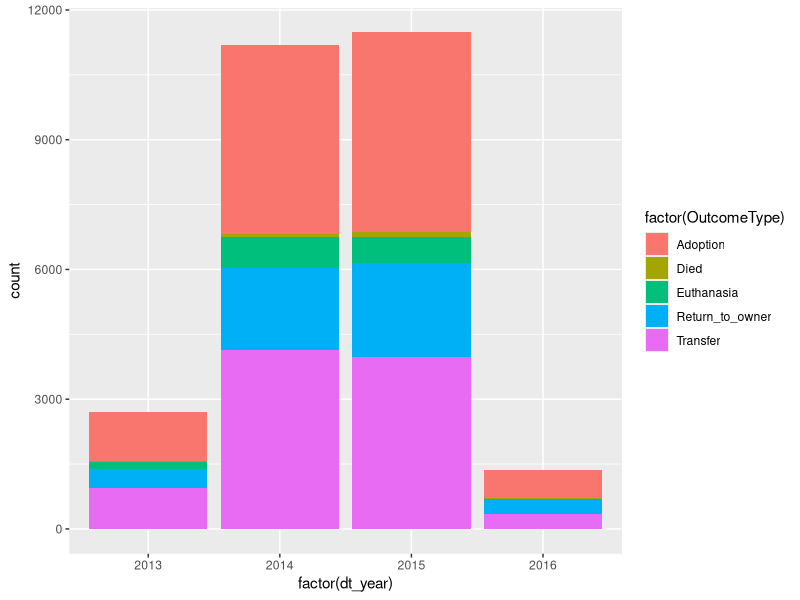
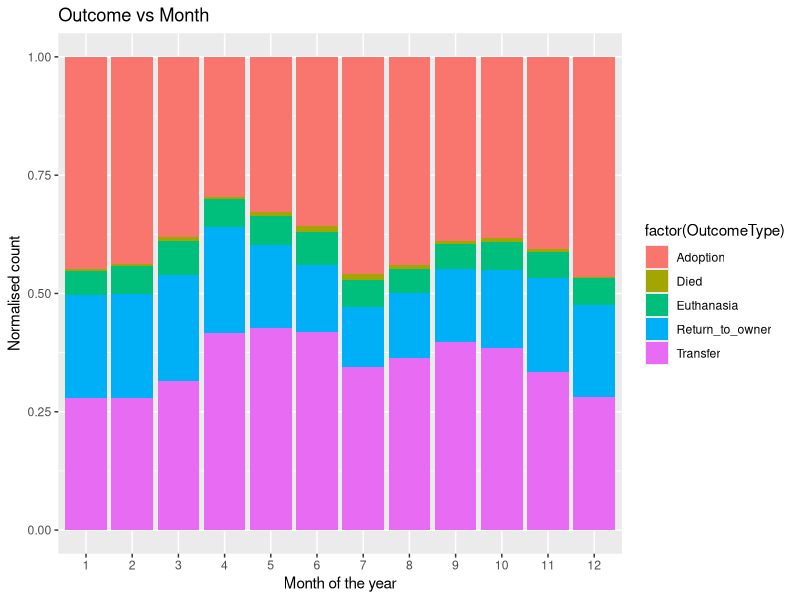
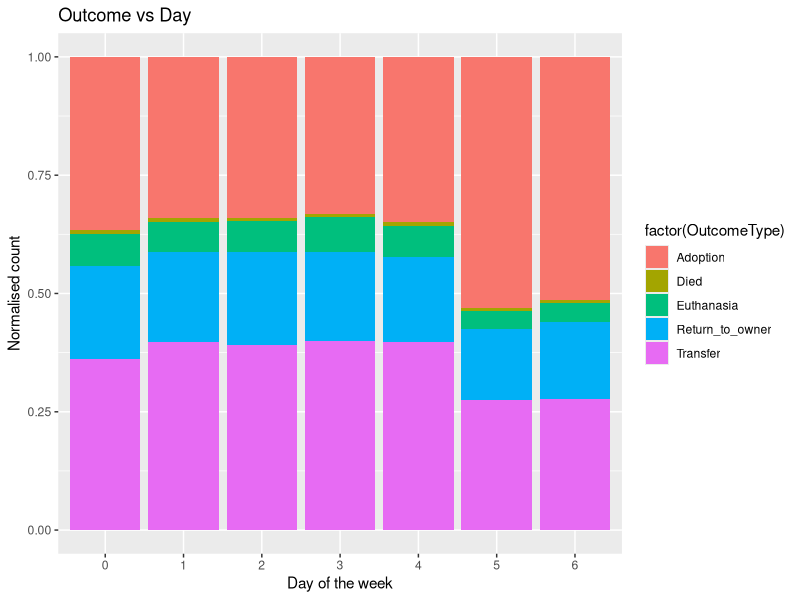

The R source for these figures, in order:
#' ---
#' title: "Exploring Data - Animal Shelter Kaggle Comp"
#' author: "F Marin"
#' date: "June 11, 2016"
#' ---

# --- Load Libraries -----

library(magrittr,quietly = TRUE, warn.conflicts = FALSE)
library(dplyr,quietly = TRUE, warn.conflicts = FALSE)
library(tidyr,quietly = TRUE, warn.conflicts = FALSE)
library(foreign,quietly = TRUE, warn.conflicts = FALSE)
library(nnet,quietly = TRUE, warn.conflicts = FALSE)
library(ggplot2,quietly = TRUE, warn.conflicts = FALSE)


# ---- Read & clean data ----

#Read and Clean data: Neil's file

trainPrep.df <- read.csv('../data/train_prep.csv',stringsAsFactors = FALSE)

#fill for missing/unknown values

#to replace with 'unknown'
trainPrep.df %<>% mutate(Name=ifelse(Name=="","Unknown",Name))
trainPrep.df %<>% mutate(Name=ifelse(AgeuponOutcome=="","Unknown",AgeuponOutcome))
trainPrep.df %<>% mutate(Name=ifelse(SexuponOutcome=="","Unknown",SexuponOutcome))
trainPrep.df %<>% mutate(Name=ifelse(sex=="","Unknown",sex))
trainPrep.df %<>% mutate(Name=ifelse(desexed=="","Unknown",desexed))

#replace NAs
trainPrep.df %<>% replace_na(list(AgeuponOutcome_days=-100))


# ---- Some additional plots ----

#outcome vs year
plot.outyear <- ggplot(data=trainPrep.df,aes(x=factor(dt_year)))
plot.outyear <- plot.outyear + geom_bar(aes(fill=factor(OutcomeType)))
plot.outyear

#outcome vs month
plot.outmonth <- ggplot(data=trainPrep.df,aes(x=factor(dt_month)))
plot.outmonth <- plot.outmonth + geom_bar(aes(fill=factor(OutcomeType)),position='fill')
plot.outmonth <- plot.outmonth + labs(title='Outcome vs Month',x='Month of the year',y='Normalised count')
plot.outmonth

#outcome vs day of the week
plot.outday <- ggplot(data=trainPrep.df,aes(x=factor(dt_dayofweek)))
plot.outday <- plot.outday + geom_bar(aes(fill=factor(OutcomeType)),position='fill')
plot.outday <- plot.outday + labs(title='Outcome vs Day',x='Day of the week',y='Normalised count')
plot.outday









